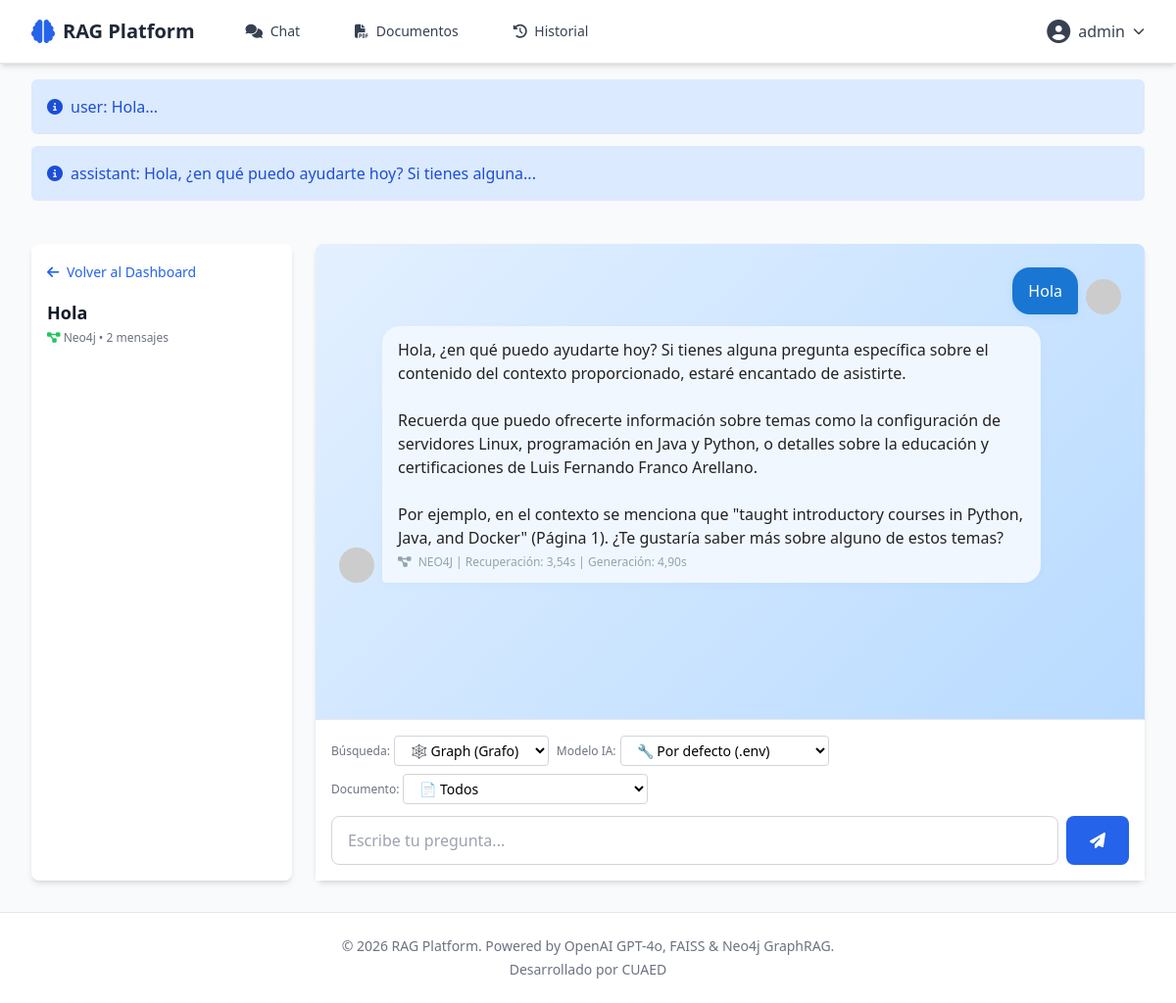
Screenshot of /chat/conversation/37/ (signed in) with the database file from the repository.
### rag_platform/accounts/models.py (models this page shows, shortened)
class User(AbstractUser):
    bio = models.TextField(max_length=500, blank=True, verbose_name='Biografía')
    avatar = models.ImageField(upload_to='avatars/', null=True, blank=True, verbose_name='Avatar')
    created_at = models.DateTimeField(auto_now_add=True, verbose_name='Fecha de registro')
    updated_at = models.DateTimeField(auto_now=True, verbose_name='Última actualización')
    preferred_engine = models.CharField(
        max_length=10,
        choices=[('faiss', 'FAISS'), ('neo4j', 'Neo4j')],
        default='faiss',
        verbose_name='Motor preferido'
    )
    class Meta:
        verbose_name = 'Usuario'
        verbose_name_plural = 'Usuarios'
        ordering = ['-created_at']

### rag_platform/chat/models.py (models this page shows, shortened)
class Message(models.Model):
    ROLE_CHOICES = [
        ('user', 'Usuario'),
        ('assistant', 'Asistente'),
        ('system', 'Sistema'),
    ]
    conversation = models.ForeignKey(
        Conversation,
        on_delete=models.CASCADE,
        related_name='messages',
        verbose_name='Conversación'
    )
    role = models.CharField(
        max_length=10,
        choices=ROLE_CHOICES,
        verbose_name='Rol'
    )
    content = models.TextField(verbose_name='Contenido')
    engine_used = models.CharField(
        max_length=10,
        choices=[('faiss', 'FAISS'), ('neo4j', 'Neo4j')],
        null=True,
        blank=True,
        verbose_name='Motor utilizado'
    )
    tokens_used = models.IntegerField(null=True, blank=True, verbose_name='Tokens usados')
    retrieval_time = models.FloatField(null=True, blank=True, verbose_name='Tiempo de recuperación (s)')
    generation_time = models.FloatField(null=True, blank=True, verbose_name='Tiempo de generación (s)')
    created_at = models.DateTimeField(auto_now_add=True, verbose_name='Fecha de creación')
    retrieved_chunks_count = models.IntegerField(
        null=True,
        blank=True,
        verbose_name='Cantidad de chunks recuperados'
    )
    class Meta:
        verbose_name = 'Mensaje'
        verbose_name_plural = 'Mensajes'
        ordering = ['created_at']
        indexes = [
            models.Index(fields=['conversation', 'created_at']),
        ]
    def __str__(self):
        return f"{self.role}: {self.content[:50]}..."

class Conversation(models.Model):
    user = models.ForeignKey(
        settings.AUTH_USER_MODEL,
        on_delete=models.CASCADE,
        related_name='conversations',
        verbose_name='Usuario'
    )
    title = models.CharField(max_length=255, verbose_name='Título')
    engine_used = models.CharField(
        max_length=10,
        choices=[('faiss', 'FAISS'), ('neo4j', 'Neo4j')],
        default='faiss',
        verbose_name='Motor utilizado'
    )
    created_at = models.DateTimeField(auto_now_add=True, verbose_name='Fecha de creación')
    updated_at = models.DateTimeField(auto_now=True, verbose_name='Última actualización')
    is_active = models.BooleanField(default=True, verbose_name='Activa')
    class Meta:
        verbose_name = 'Conversación'
        verbose_name_plural = 'Conversaciones'
        ordering = ['-updated_at']
        indexes = [
            models.Index(fields=['-updated_at']),
            models.Index(fields=['user', '-updated_at']),
        ]

### rag_platform/chat/views.py (the view)
# urls.py: path('conversation/<int:conversation_id>/', views.conversation_detail, name='conversation_detail'),
@login_required
def conversation_detail(request, conversation_id):
    conversation = get_object_or_404(
        Conversation,
        id=conversation_id,
        user=request.user
    )
    messages_list = conversation.messages.all().order_by('created_at')
    documents = Document.objects.filter(
        user=request.user,
        status='completed'
    )
    context = {
        'conversation': conversation,
        'messages': messages_list,
        'documents': documents,
    }
    return render(request, 'chat/conversation_detail.html', context)

### rag_platform/templates/chat/conversation_detail.html (shortened to what this page needs)
{% extends 'base.html' %}
{% block content %}
<div class="grid grid-cols-12 gap-6">
    <div class="col-span-12 md:col-span-3 bg-white rounded-lg shadow-md p-4 max-h-screen overflow-y-auto">
        <div class="mb-4">
            <a href="{% url 'chat:dashboard' %}" class="text-blue-600 hover:text-blue-700 text-sm">
                <i class="fas fa-arrow-left mr-1"></i> Volver al Dashboard
            </a>
        </div>
        <div class="mb-4">
            <h3 class="text-lg font-bold text-gray-900">{{ conversation.title }}</h3>
            <p class="text-xs text-gray-500 mt-1">
                {% if conversation.engine_used == 'faiss' %}
                <i class="fas fa-search text-blue-500"></i> FAISS
                {% else %}
                <i class="fas fa-project-diagram text-green-500"></i> Neo4j
                {% endif %}
                • {{ messages.count }} mensajes
            </p>
        </div>
    </div>
    <div class="col-span-12 md:col-span-9 whatsapp-bg rounded-lg shadow-md flex flex-col" style="height: calc(100vh - 150px);">
            <div id="messages-container" class="flex-1 overflow-y-auto p-6">
                    {% for message in messages %}
                    <div class="chat-row {% if message.role == 'user' %}user{% endif %}">
                            {% if message.role == 'user' %}
                                    <img src="https://ui-avatars.com/api/?name=User&background=1976d2&color=fff" alt="User" class="chat-avatar ml-2">
                            {% else %}
                                    <img src="https://ui-avatars.com/api/?name=AI&background=f1f7ff&color=1976d2" alt="AI" class="chat-avatar mr-2">
                            {% endif %}
                            <div class="{% if message.role == 'user' %}chat-bubble-user{% else %}chat-bubble-assistant{% endif %} px-4 py-3 max-w-2xl">
                                    <p class="whitespace-pre-wrap">{{ message.content }}</p>
                                    {% if message.retrieval_time %}
                                    <div class="chat-meta {% if message.role != 'user' %}assistant{% endif %}">
                                            <i class="fas {% if message.engine_used == 'faiss' %}fa-search{% else %}fa-project-diagram{% endif %} mr-1"></i>
                                            {{ message.engine_used|upper }} |
                                            Recuperación: {{ message.retrieval_time|floatformat:2 }}s |
                                            Generación: {{ message.generation_time|floatformat:2 }}s
                                    </div>
                                    {% endif %}
                            </div>
                    </div>
                    {% endfor %}
            </div>
            <div class="border-t border-gray-200 p-4 bg-white">
            <div class="flex flex-wrap items-center gap-2 mb-3">
                <div class="flex items-center">
                    <label class="text-xs text-gray-500 mr-1">Búsqueda:</label>
                    <select id="engine-selector" class="px-3 py-1 border border-gray-300 rounded text-sm bg-white">
                        <option value="neo4j" {% if conversation.engine_used == 'neo4j' %}selected{% endif %}>🕸️ Graph (Grafo)</option>
                    </select>
                </div>
                <div class="flex items-center">
                    <label class="text-xs text-gray-500 mr-1">Modelo IA:</label>
                    <select id="llm-provider-selector" class="px-3 py-1 border border-gray-300 rounded text-sm bg-white">
                        <option value="">🔧 Por defecto (.env)</option>
                    </select>
                </div>
                <div class="flex items-center">
                    <label class="text-xs text-gray-500 mr-1">Documento:</label>
                    <select id="document-selector" class="px-3 py-1 border border-gray-300 rounded text-sm bg-white">
                        <option value="">📄 Todos</option>
                    </select>
                </div>
            </div>
            <form id="chat-form" class="flex space-x-2">
                <input
                    type="text"
                    id="message-input"
                    placeholder="Escribe tu pregunta..."
                    class="flex-1 px-4 py-3 border border-gray-300 rounded-lg focus:ring-2 focus:ring-blue-500"
                    required
                >
                <button
                    type="submit"
                    id="send-btn"
                    class="bg-blue-600 hover:bg-blue-700 text-white px-6 py-3 rounded-lg"
                >
                    <i class="fas fa-paper-plane"></i>
                </button>
            </form>
        </div>
    </div>
</div>
{% endblock %}

### rag_platform/templates/base.html (shortened to what this page needs)
<!DOCTYPE html>
<html lang="es">
<head>
    <script src="https://cdn.tailwindcss.com"></script>
    <link rel="stylesheet" href="https://cdnjs.cloudflare.com/ajax/libs/font-awesome/6.5.1/css/all.min.css">
</head>
<body class="bg-gray-50 min-h-screen">
    {% if user.is_authenticated %}
    <nav class="bg-white shadow-md border-b border-gray-200">
        <div class="max-w-7xl mx-auto px-4 sm:px-6 lg:px-8">
            <div class="flex justify-between h-16">
                <div class="flex items-center">
                    <a href="{% url 'chat:dashboard' %}" class="flex items-center">
                        <i class="fas fa-brain text-blue-600 text-2xl mr-2"></i>
                        <span class="text-xl font-bold text-gray-800">RAG Platform</span>
                    </a>
                    <div class="hidden md:flex ml-10 space-x-8">
                        <a href="{% url 'chat:dashboard' %}" class="text-gray-700 hover:text-blue-600 px-3 py-2 rounded-md text-sm font-medium">
                            <i class="fas fa-comments mr-1"></i> Chat
                        </a>
                        <a href="{% url 'documents:list' %}" class="text-gray-700 hover:text-blue-600 px-3 py-2 rounded-md text-sm font-medium">
                            <i class="fas fa-file-pdf mr-1"></i> Documentos
                        </a>
                        <a href="{% url 'chat:history' %}" class="text-gray-700 hover:text-blue-600 px-3 py-2 rounded-md text-sm font-medium">
                            <i class="fas fa-history mr-1"></i> Historial
                        </a>
                    </div>
                </div>
                <div class="flex items-center space-x-4">
                    <div class="relative">
                        <button id="user-menu-button" class="flex items-center space-x-2 text-gray-700 hover:text-blue-600 focus:outline-none">
                            <i class="fas fa-user-circle text-2xl"></i>
                            <span class="hidden md:block">{{ user.username }}</span>
                            <i class="fas fa-chevron-down text-xs"></i>
                        </button>
                    </div>
                </div>
            </div>
        </div>
    </nav>
    {% endif %}
    {% if messages %}
    <div class="max-w-7xl mx-auto px-4 sm:px-6 lg:px-8 mt-4">
        {% for message in messages %}
        <div class="mb-3 p-4 rounded-md {% if message.tags == 'error' %}bg-red-100 text-red-700{% elif message.tags == 'success' %}bg-green-100 text-green-700{% elif message.tags == 'warning' %}bg-yellow-100 text-yellow-700{% else %}bg-blue-100 text-blue-700{% endif %}">
            <div class="flex items-center">
                <i class="fas {% if message.tags == 'error' %}fa-exclamation-circle{% elif message.tags == 'success' %}fa-check-circle{% elif message.tags == 'warning' %}fa-exclamation-triangle{% else %}fa-info-circle{% endif %} mr-2"></i>
                <p>{{ message }}</p>
            </div>
        </div>
        {% endfor %}
    </div>
    {% endif %}
    <main class="{% block main_class %}max-w-7xl mx-auto px-4 sm:px-6 lg:px-8 py-8{% endblock %}">
        {% block content %}{% endblock %}
    </main>
    <footer class="bg-white border-t border-gray-200 mt-auto">
        <div class="max-w-7xl mx-auto px-4 sm:px-6 lg:px-8 py-6">
            <div class="text-center text-gray-500 text-sm">
                <p>&copy; 2026 RAG Platform. Powered by OpenAI GPT-4o, FAISS & Neo4j GraphRAG.</p>
                <p class="mt-1">Desarrollado por CUAED</p>
            </div>
        </div>
    </footer>
</body>
</html>

### rag_platform/templates/chat/conversation_detail.html (style rules this page uses)
.whatsapp-bg { background: linear-gradient(135deg, #e3f0ff 0%, #b3d8ff 100%); }
.chat-bubble-user { background: #1976d2; color: #fff; border-radius: 18px 18px 4px 18px; box-shadow: 0 2px 8px rgba(25, 118, 210, 0.08); margin-left: 48px; position: relative; }
.chat-bubble-assistant { background: #f1f7ff; color: #222; border-radius: 18px 18px 18px 4px; box-shadow: 0 2px 8px rgba(25, 118, 210, 0.04); margin-right: 48px; position: relative; }
.chat-avatar { width: 36px; height: 36px; border-radius: 50%; object-fit: cover; margin-top: auto; }
.chat-row { display: flex; align-items: flex-end; margin-bottom: 12px; }
.chat-row.user { flex-direction: row-reverse; }
.chat-meta { font-size: 0.75rem; color: #90caf9; margin-top: 4px; text-align: right; }
.chat-meta.assistant { color: #90a4ae; text-align: left; }

### rows the page displays
User: username "admin"
Message: role+content "user: Hola...", content "Hola"
Message: role+content "assistant: Hola, ¿en qué puedo ayudarte hoy? Si tienes alguna...", content "Hola, ¿en qué puedo ayudarte hoy? Si tienes alguna pregunta específica sobre el contenido del contexto proporcionado, estaré encantado de asistirte. Recuerda que puedo ofrecerte información sobre temas como la configuración de servidores Linux, programación en Java y Python, o detalles sobre la educación y certificaciones de Luis Fernando Franco Arellano. Por ejemplo, en el contexto se menciona que \"taught introductory courses in Python, Java, and Docker\" (Página 1). ¿Te gustaría saber más sobre alguno de estos temas?", engine_used "NEO4J", retrieval_time "3,54", generation_time "4,90"
Conversation: title "Hola", engine_used "🕸️ Graph (Grafo)"

### other values shown
{{ messages.count }} "2"
